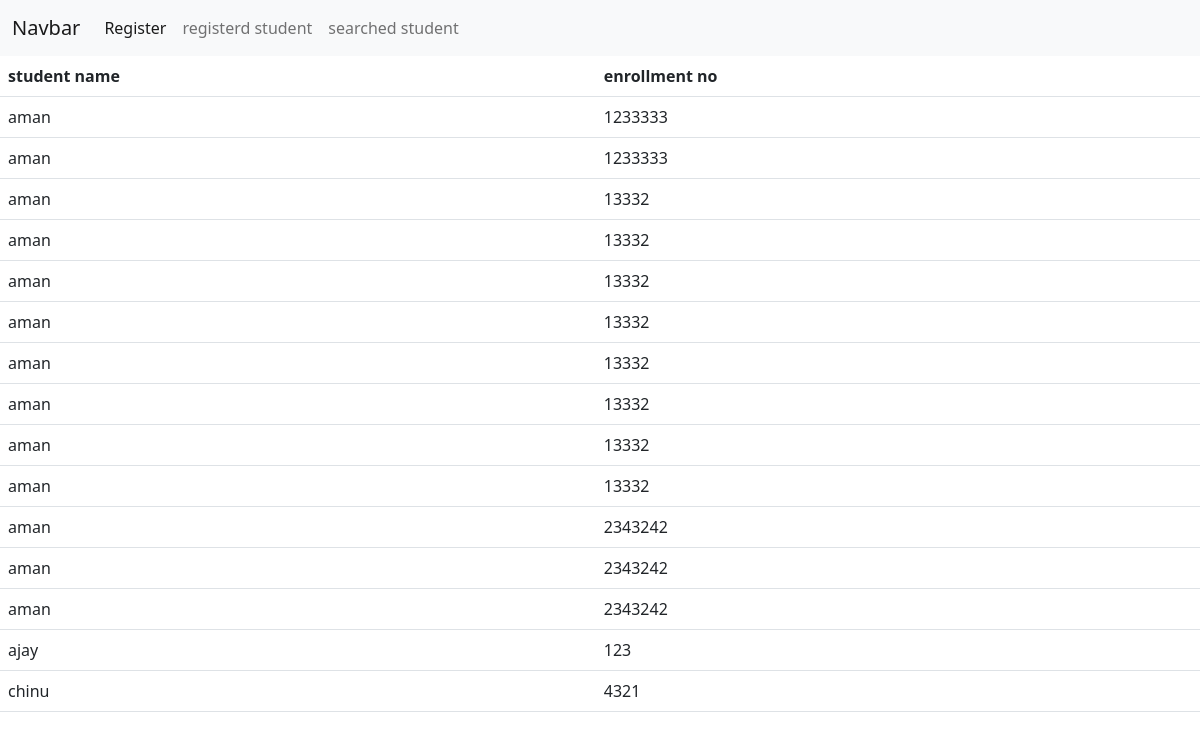
The page /done/ on the database its author committed.
### enrolment/models.py (models this page shows)
class student(models.Model):
    Name = models.CharField(max_length=33)
    enrollment_no = models.IntegerField()

### enrolment/views.py (the view)
# urls.py: path('done/', views.done),
def done(request):
    title = " all student"
    queryset = student.objects.all()
    context = {
        "title": title,
        "queryset": queryset,
    }
    return render(request, "done.html", context)

### templates/done.html (shortened to what this page needs)
{% include 'base.html' %}
<table class="table">
    <thead>
      <tr>
        <th scope="col">student name</th>
        <th scope="col">enrollment no</th>
      </tr>
    </thead>
    {% for k in queryset %}
    <tbody>
      <tr>
        <td>{{k.Name}}</td>
        <td>{{k.enrollment_no}}</td>
      </tr>
    </tbody>
    {% endfor %}
  </table>

### templates/base.html (shortened to what this page needs)
<!doctype html>
<html lang="en">
<head>
  <link href="https://cdn.jsdelivr.net/npm/bootstrap@5.2.0-beta1/dist/css/bootstrap.min.css"
    rel="stylesheet"
>
</head>
<body>
  <nav class="navbar navbar-expand-lg bg-light">
    <div class="container-fluid">
      <a class="navbar-brand"
        href="/">Navbar</a>
      <div class="collapse navbar-collapse"
        id="navbarSupportedContent">
        <ul class="navbar-nav me-auto mb-2 mb-lg-0">
          <li class="nav-item">
            <a class="nav-link active"
              aria-current="page"
              href="/register">Register</a>
          </li>
          <li class="nav-item">
            <a class="nav-link"
              href="/done"> registerd student</a>
          </li>
          <li class="nav-item">
            <a class="nav-link"
              href="/search"> searched student</a>
          </li>
      </div>
    </div>
  </nav>
</body>
</html>

### rows shown on the page
student: Name "aman", enrollment_no "1233333"
student: Name "aman", enrollment_no "1233333"
student: Name "aman", enrollment_no "13332"
student: Name "aman", enrollment_no "13332"
student: Name "aman", enrollment_no "13332"
student: Name "aman", enrollment_no "13332"
student: Name "aman", enrollment_no "13332"
student: Name "aman", enrollment_no "13332"
student: Name "aman", enrollment_no "13332"
student: Name "aman", enrollment_no "13332"
student: Name "aman", enrollment_no "2343242"
student: Name "aman", enrollment_no "2343242"
student: Name "aman", enrollment_no "2343242"
student: Name "ajay", enrollment_no "123"
student: Name "chinu", enrollment_no "4321"
